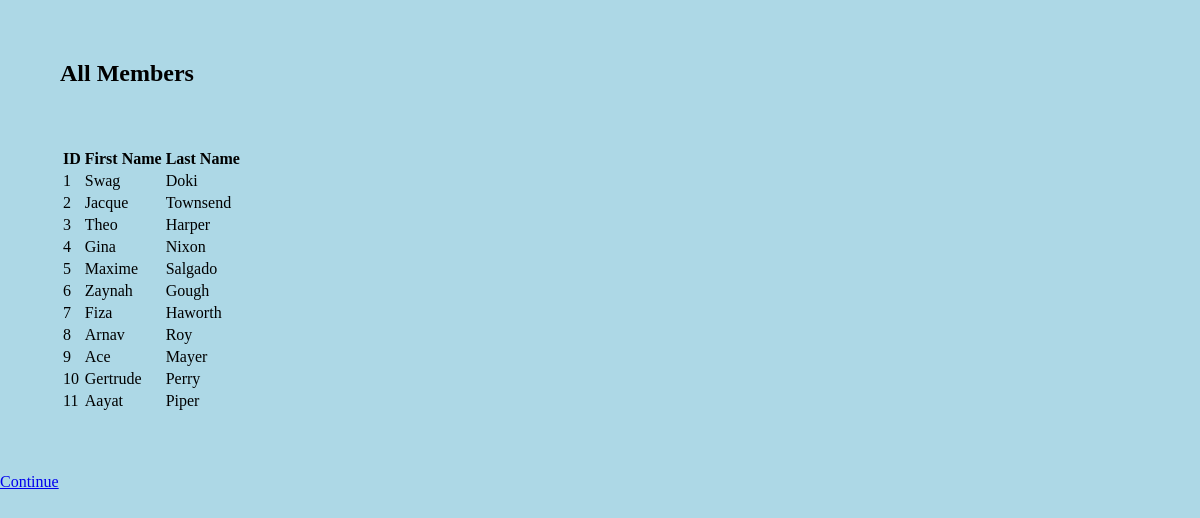
/allmembers.php, run on the app's committed database.
### tables this page shows
CREATE TABLE member(
  memberID INT AUTO_INCREMENT,
  firstName VARCHAR(40),
  lastName VARCHAR(40),
  grade char,  
  PRIMARY KEY(memberID)
);

### allmembers.php (the view, shortened to what this page needs)
<?php
	require_once('head.php');
	echo"<body>";
	echo"<h2>All Members</h2>";
	$conn = mysqli_connect('localhost', 'root', 'password', 'canary');
	$query = "SELECT * FROM member";
	$result = mysqli_query($conn, $query);
	echo"<table>";
	echo"<tr><th>ID</th><th>First Name</th><th>Last Name</th></tr>";
		while ($row = mysqli_fetch_assoc($result))
		{
			echo"<tr>";
			echo"<td>" .$row['memberID']. "</td>";
			echo"<td>" .$row['firstName']. "</td>";
			echo"<td>" .$row['lastName']. "</td>";
			echo"</tr>";
		}
	echo"</table>";
	echo"<a href = 'index.php'>Continue</a>";
	echo"</body>";
	echo"</html>";
?>

### head.php (shortened to what this page needs)
<?php
	echo"<!DOCTYPE html>";
	echo"<html lang = 'en'>";
	echo"<head>";
	echo"<link rel = 'stylesheet' type = 'text/css' href = 'style.css'>";
	echo"</head>";
?>

### style.css (style rules this page uses)
html { width:100%; }
body { padding:0px; margin:0px; width:100%; background-color:lightblue; }
table { padding:0px; margin:5%; }
h2 { padding:0px; margin:5%; }

### data on the page
member: memberID "1", firstName "Swag", lastName "Doki"
member: memberID "2", firstName "Jacque", lastName "Townsend"
member: memberID "3", firstName "Theo", lastName "Harper"
member: memberID "4", firstName "Gina", lastName "Nixon"
member: memberID "5", firstName "Maxime", lastName "Salgado"
member: memberID "6", firstName "Zaynah", lastName "Gough"
member: memberID "7", firstName "Fiza", lastName "Haworth"
member: memberID "8", firstName "Arnav", lastName "Roy"
member: memberID "9", firstName "Ace", lastName "Mayer"
member: memberID "10", firstName "Gertrude", lastName "Perry"
member: memberID "11", firstName "Aayat", lastName "Piper"
